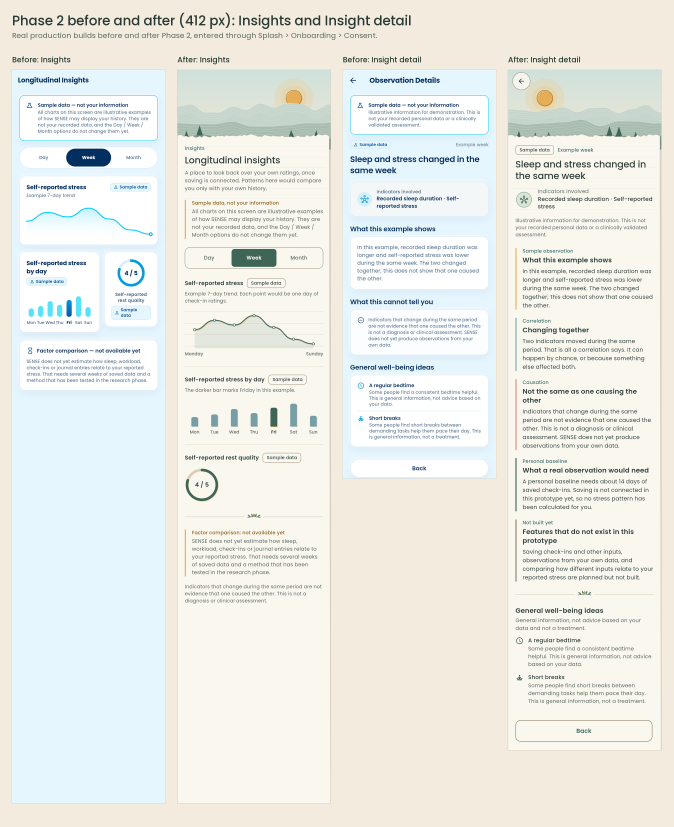
#> input picture docs/redesign/production-phase2/before_after_insights_412.png, 2020 x 2481 px (shown at 1/3 size)
$ python -i compose_phase2.py   (imports and definitions only)
#> lines starting #> are read from the running program, lines starting #| are printed output that depends on the picture
#> further down, picture is the input picture: PIL image 2020x2481 RGB; mean R, G, B 235, 236.3, 231
"""Compose the Phase 2 production review images from real-Chrome screenshots.

python3 compose_phase2.py <shots dir> <out dir> <mobile/assets/fonts/poppins> <mobile/web>
Screenshots come from the production web build driven through the real entry
flow (Splash > Onboarding > Consent > Home) by ../../check-in-preview/tools/cdp.mjs.
"""
import pathlib, sys
from PIL import Image, ImageDraw, ImageFont

# [1 line that did not run here, left out]
# [1 line not run here, left out]
BG, INK, MUTED, LINE = (243, 235, 221), (41, 58, 53), (90, 104, 95), (216, 204, 182)


def font(size, weight='Medium'):
    return ImageFont.truetype(str(FONT / f'Poppins-{weight}.ttf'), size)


def trim(im, keep=48):
#> called with keep = 48
    g = im.convert('L')
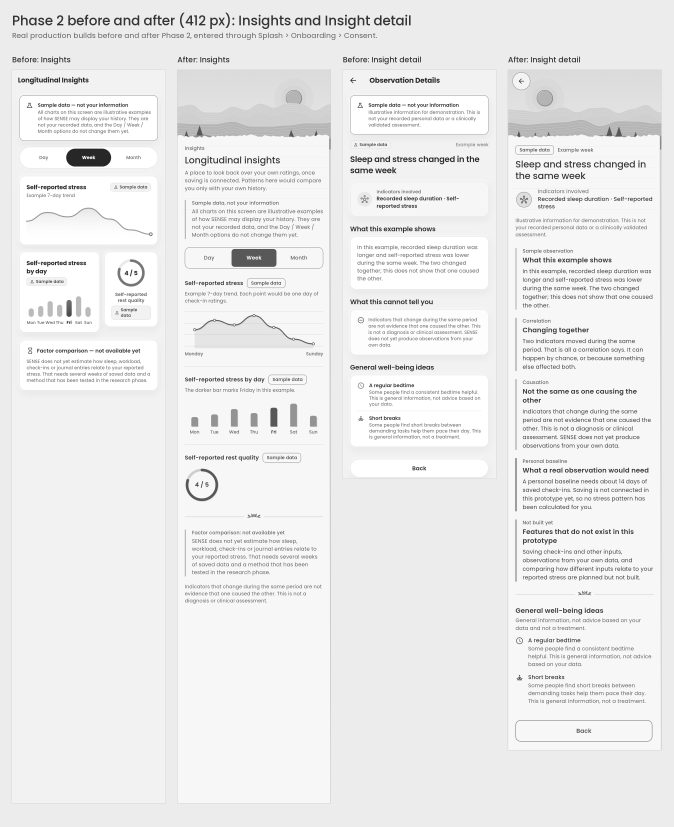
#> g: PIL image 2020x2481 L (shown at 1/3 size); min 6, max 255, mean 235.3
    w, h = g.size
#> w = 2020; h = 2481
    for y in range(h - 1, 0, -3):
        if min(g.getpixel((x, y)) for x in range(8, w - 8, 3)) < 160:
            return im.crop((0, 0, w, min(h, y + keep)))
    return im


def sheet(items, cols, title, sub, width_each, pad=36, label_h=60, max_h=None):
    ims = []
    for src, label in items:
        im = trim(Image.open(src)) if not isinstance(src, Image.Image) else src
        if max_h:
            im = im.crop((0, 0, im.width, min(im.height, int(max_h * im.width / width_each))))
        s = width_each / im.width
        ims.append((im.convert('RGB').resize((width_each, int(im.height * s)), Image.LANCZOS), label))
    rows = [ims[i:i + cols] for i in range(0, len(ims), cols)]
    head = 150
    H = head + sum(max(i.height for i, _ in r) + label_h + pad for r in rows) + pad
    W = pad + cols * (width_each + pad)
    out = Image.new('RGB', (W, H), BG)
    d = ImageDraw.Draw(out)
    d.text((pad, 34), title, font=font(40), fill=INK)
    d.text((pad, 90), sub, font=font(22, 'Regular'), fill=MUTED)
    y = head
    for r in rows:
        x = pad
        for im, label in r:
            d.text((x, y + 12), label, font=font(23), fill=INK)
            out.paste(im, (x, y + label_h))
            d.rectangle((x - 1, y + label_h - 1, x + im.width, y + label_h + im.height), outline=LINE)
            x += width_each + pad
        y += max(i.height for i, _ in r) + label_h + pad
    return out


def save(im, name):
    im.save(OUT / name, optimize=True)
    print('wrote', name, im.size)


# [30 lines not run here, left out]

>>> from PIL import Image
>>> picture = Image.open('../before_after_insights_412.png')
>>> result = trim(picture)
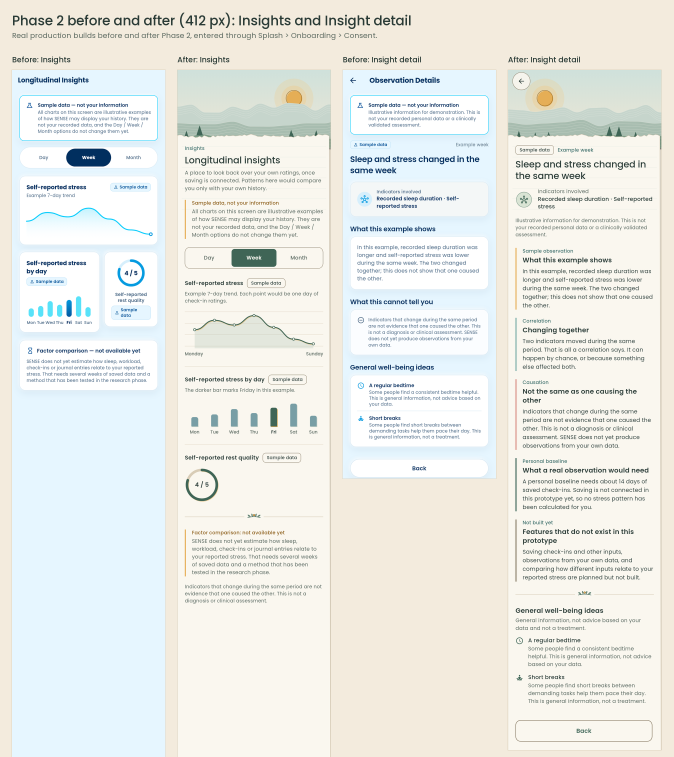
#> result: PIL image 2020x2270 RGB (shown at 1/3 size); mean R, G, B 234.4, 236.1, 231.3

$ run again, on SENSE Wellness UI Toolkit Board.png
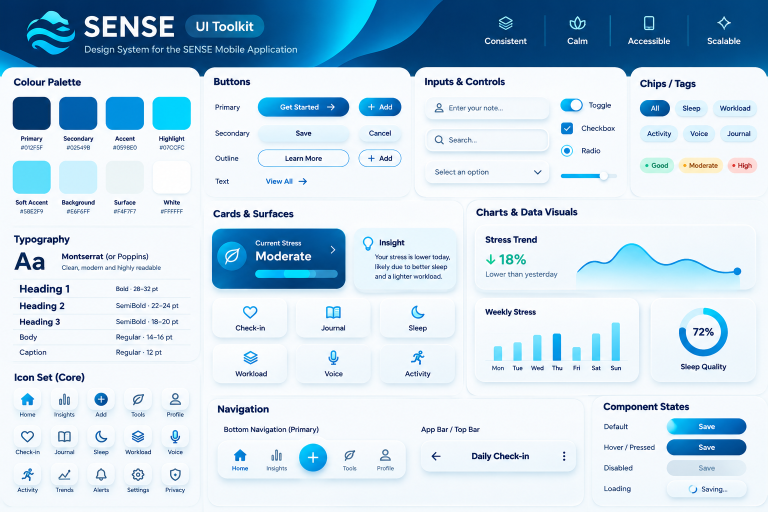
#> input picture SENSE Wellness UI Toolkit Board.png, 1536 x 1024 px (shown at 1/2 size)
#> picture is the input picture: PIL image 1536x1024 RGB; mean R, G, B 192.7, 214.4, 229.5
#> in trim, `g = im.convert('L')`:
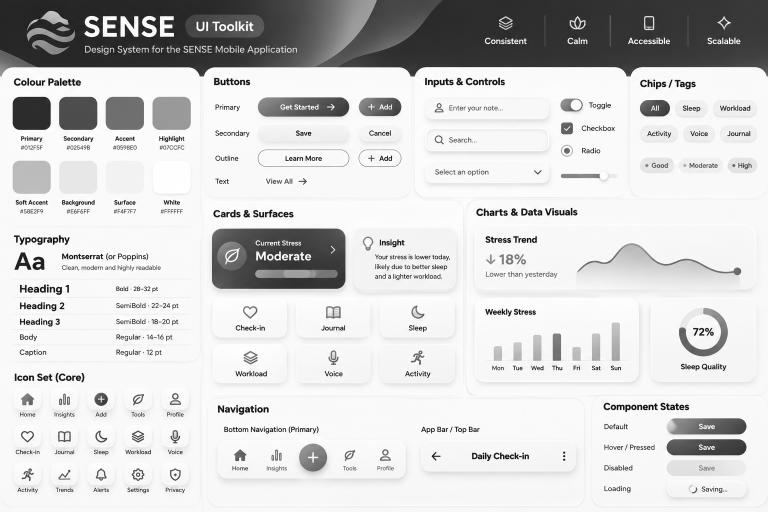
#> g: PIL image 1536x1024 L (shown at 1/2 size); min 3, max 255, mean 209.6
